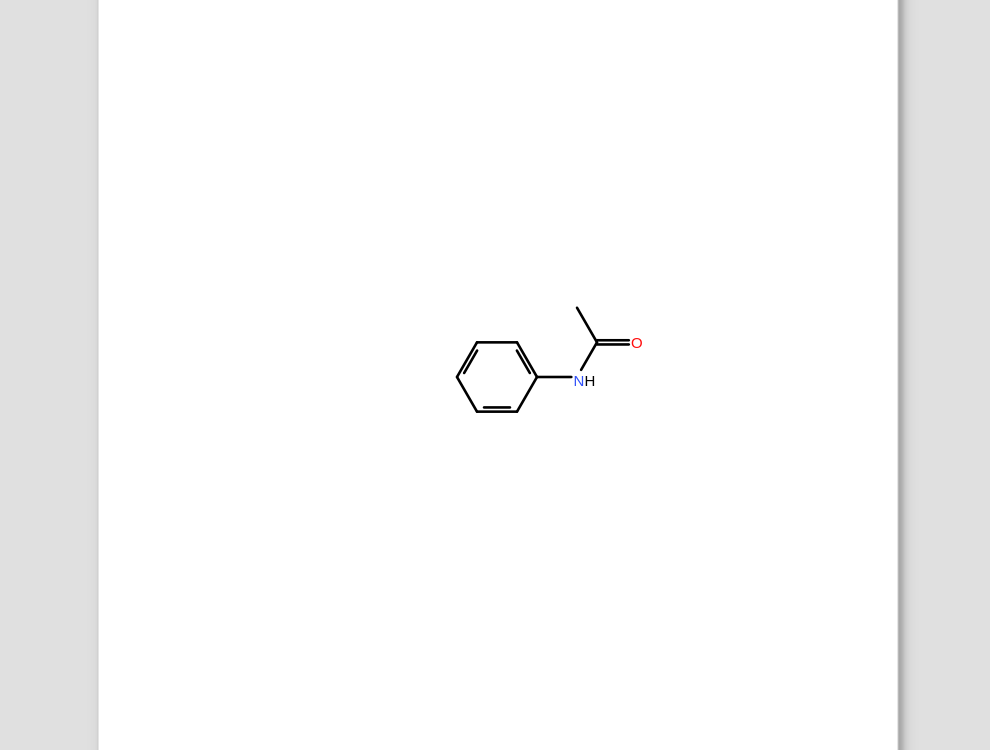
#> input picture openspec/changes/fix-amide-urea-nh-label-layout-beta1/evidence/before/acetanilide-before-dark.png, 990 x 750 px, given in place of urea-before-light.png, which was not available; the run also reads 1 picture not shown here
$ python compare_layout_captures.py
#> lines starting #> are read from the running program, lines starting #| are printed output that depends on the picture; pictures that were not available may be replaced by others from this repository, and a replacement may not be noted
from __future__ import annotations

from pathlib import Path

from PIL import Image, ImageDraw, ImageFont

ROOT = Path(__file__).parent
BEFORE = ROOT / "before"
AFTER = ROOT / "after"
OUTPUT = ROOT / "comparison"
OUTPUT.mkdir(parents=True, exist_ok=True)
CASES = ("urea", "acetanilide", "primary-amine", "secondary-amine")

try:
    FONT = ImageFont.truetype("DejaVuSans.ttf", 16)
except OSError:
    FONT = ImageFont.load_default()

for case in CASES:
    for theme in ("light", "dark"):
        before = Image.open(BEFORE / f"{case}-before-{theme}.png").convert("RGB")
        after = Image.open(AFTER / f"{case}-after-{theme}.png").convert("RGB")
        if before.size != after.size:
            raise ValueError(f"before/after size mismatch: {case} {theme}")
        header = 34
        gap = 2
        comparison = Image.new(
            "RGB",
            (before.width + after.width + gap, before.height + header),
            "#d7dce2",
        )
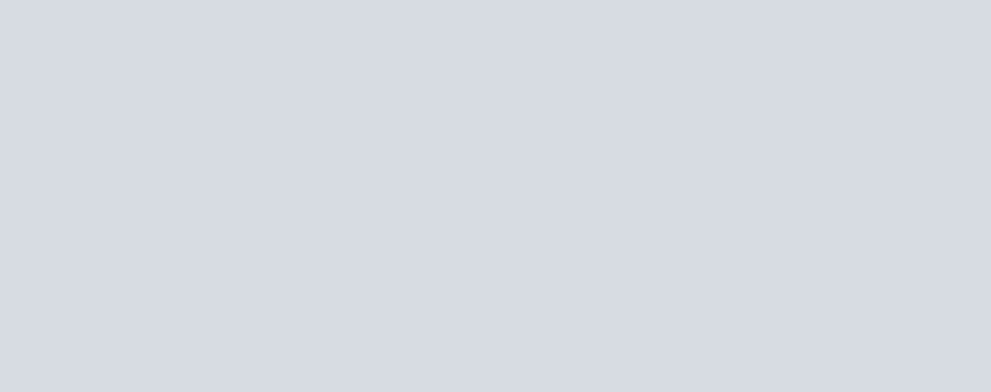
#> comparison: PIL image 1982x784 RGB (shown at 1/2 size); mean R, G, B 215, 220, 226
        draw = ImageDraw.Draw(comparison)
        draw.text((12, 8), f"BEFORE — {case} — {theme}", fill="#1f2937", font=FONT)
        draw.text(
            (before.width + gap + 12, 8),
            f"AFTER — {case} — {theme}",
            fill="#1f2937",
            font=FONT,
        )
        comparison.paste(before, (0, header))
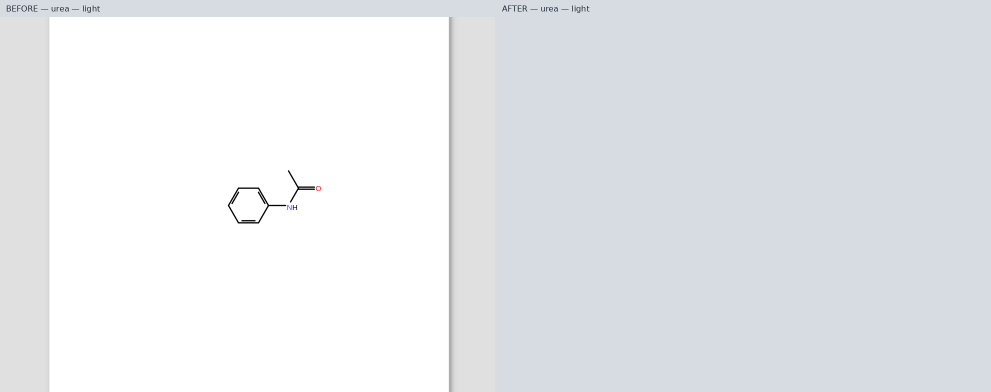
#> comparison: PIL image 1982x784 RGB (shown at 1/2 size); mean R, G, B 230.7, 233.3, 236.4
        comparison.paste(after, (before.width + gap, header))
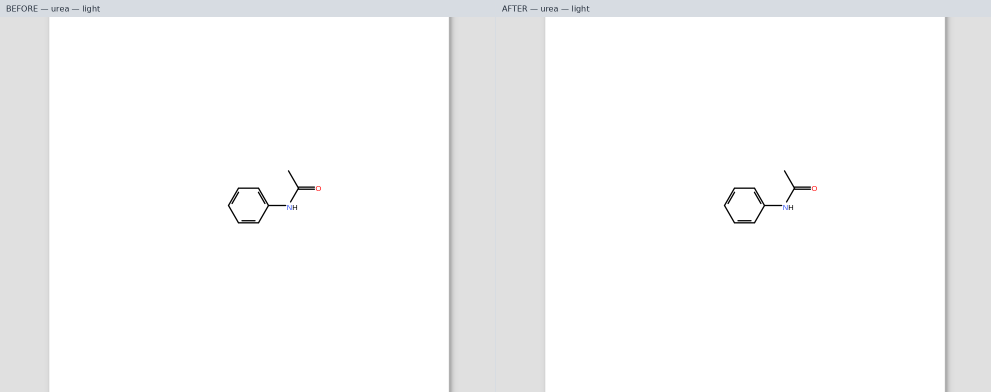
#> comparison: PIL image 1982x784 RGB (shown at 1/2 size); mean R, G, B 246.5, 246.7, 247
#> (the run stopped early here; a loop or call above may not have finished)
